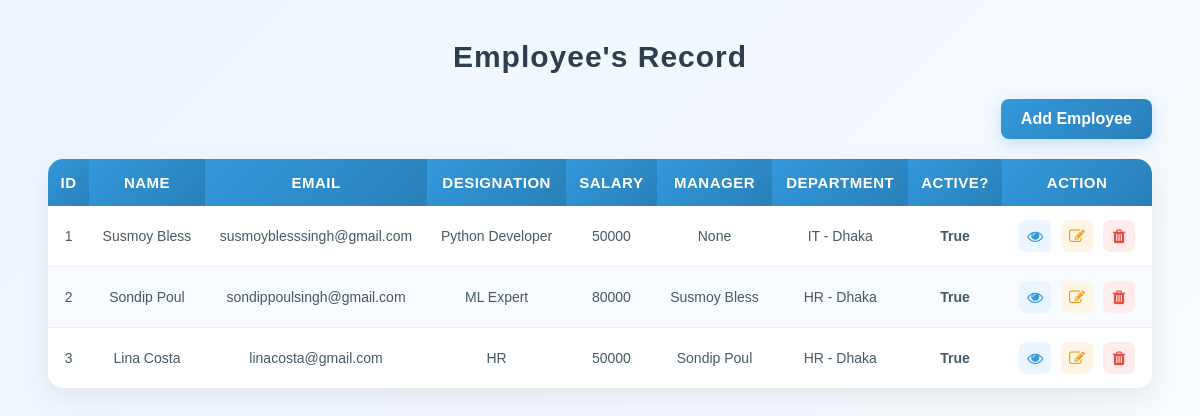
The app's page /, older data.
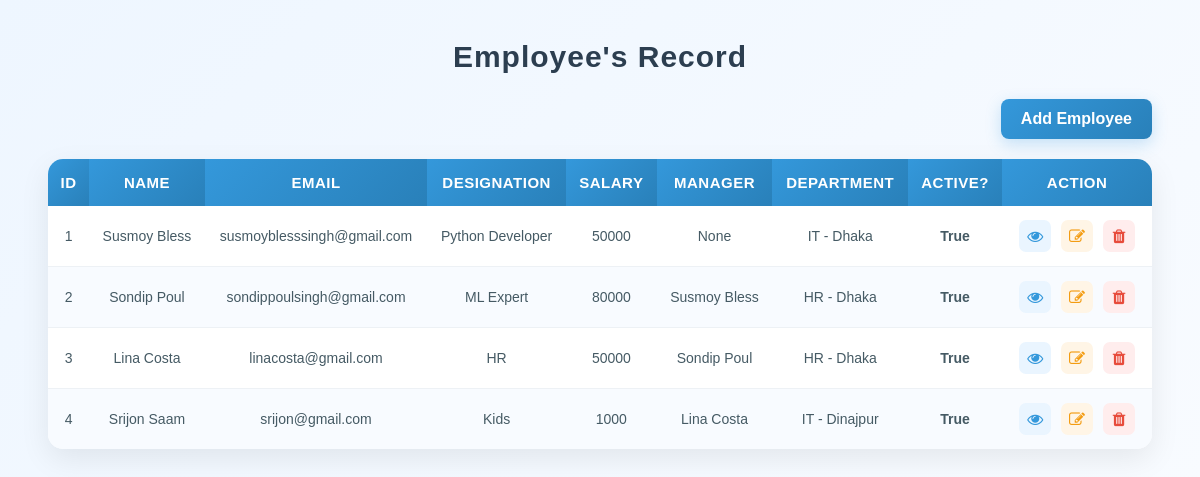
The same page, newer data.
### employees/models.py (models this page shows)
class Employee(models.Model):
    first_name = models.CharField(max_length=50)
    last_name = models.CharField(max_length=50)
    email = models.CharField(unique=True)
    designation = models.CharField(max_length=50)
    image = models.ImageField(upload_to='emp_images', default='images.jpg')
    salary = models.IntegerField()
    joining_date = models.DateField()
    is_active = models.BooleanField(default=True)
    department = models.ForeignKey(Department, on_delete = models.SET_NULL, blank=True, null = True)
    manager = models.ForeignKey("self", on_delete = models.SET_NULL, blank=True, null = True)
    def __str__(self):
        return f"{self.first_name} {self.last_name}"
    def full_name(self):
        return f"{self.first_name} {self.last_name}"

class Department(models.Model):
    name = models.CharField(max_length=50)
    location = models.CharField(max_length=50)
    def __str__(self):
        return f"{self.name} - {self.location}"

### employees_main/views.py (the view)
# urls.py: 2. Add a URL to urlpatterns:  path('', views.home, name='home')
def home(request):
    employees = Employee.objects.all()
    context = {
        'employees': employees
    }
    return render (request, 'home.html', context)

### templates/home.html (shortened to what this page needs)
{% load static %}
<!DOCTYPE html>
<html lang="en">
<head>
    <link rel="stylesheet" href="{% static 'css/style.css' %}">
    <link rel="stylesheet" href="https://cdnjs.cloudflare.com/ajax/libs/font-awesome/4.7.0/css/font-awesome.min.css">
</head>
<body>
    <div class="employee-list">
    <h2>Employee's Record</h2>
    <a href="{% url 'add_employee' %}">Add Employee</a>
    <table>
        <thead>
            <tr>
                <th>ID</th>
                <th>Name</th>
                <th>Email</th>
                <th>Designation</th>
                <th>salary</th>
                <th>Manager</th>
                <th>Department</th>
                <th>active?</th>
                <th>action</th>
            </tr>
        </thead>
        <tbody>
            {% for emp in employees %}
                <tr>
                    <td>{{ emp.id }}</td>
                    <td>{{ emp.full_name }}</td>
                    <td>{{ emp.email }}</td>
                    <td>{{ emp.designation }}</td>
                    <td>{{ emp.salary }}</td>
                    <td>{{ emp.manager }}</td>
                    <td>{{ emp.department }}</td>
                    <td>{{ emp.is_active }}</td>
                    <td>
                        <div>
                            <a href="{% url 'employee_detail' emp.id %}"><i class="fa fa-eye"></i></a>
                            <a href="{% url 'edit_employee' emp.id %}">
                                <i class="fa fa-edit"></i>
                            </a>
                            <a href="{% url 'delete_employee' emp.id %}">
                                <i class="fa fa-trash"></i>
                            </a>
                        </div>
                    </td>
                </tr>
            {% endfor %}
        </tbody>
    </table>
    </div>
</body>
</html>

Row changes from the older to the newer data that the page shows:
added Employee: id "4", full_name "Srijon Saam", email "srijon@gmail.com", designation "Kids", salary "1000", manager "Lina Costa", department "IT - Dinajpur", is_active "True"
